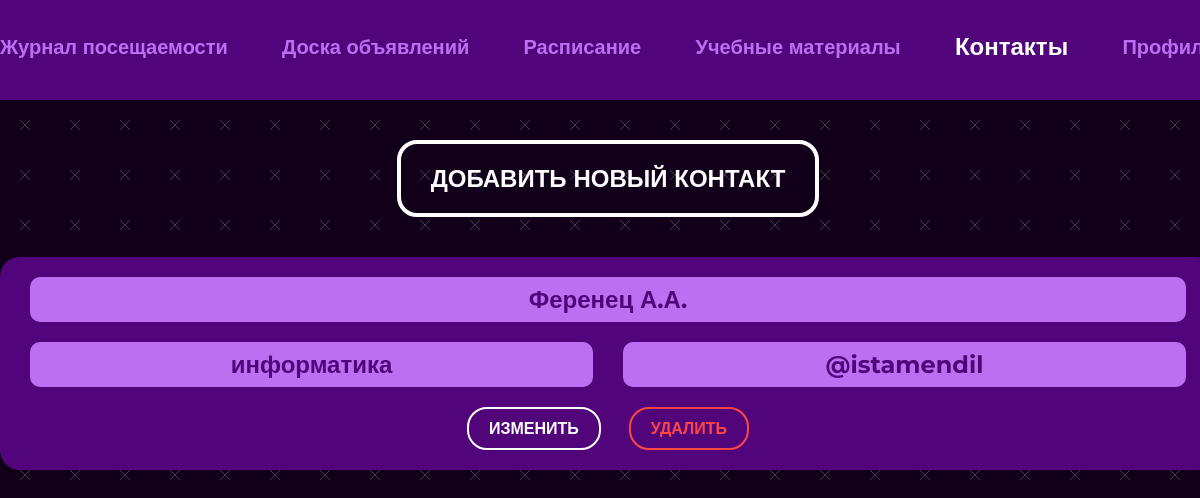
Page /contacts (signed in) on the committed database.
### main/models.py (models this page shows, shortened)
class Contact(models.Model):
    lesson = models.CharField(max_length=50, blank=True)
    teacher = models.CharField(max_length=100)
    contact = models.CharField(max_length=100)
    room = models.ForeignKey(Room, on_delete=models.CASCADE)

### main/views.py (the view)
# urls.py: path('contacts', views.contacts, name='contacts'),
@login_required()
def contacts(request):
    cur_student = get_student(request)
    contacts = Contact.objects.filter(room=cur_student.room).order_by('-id')
    contex = {
        'contacts': contacts,
        'navbar': 'contacts',
        'perm': get_perm(cur_student.permission)
    }
    return render(request, "main/contact.html", context=contex)

### main/views.py (called while the page is built)
def get_student(request):
    return Student.objects.get(user=request.user)

def get_perm(permission):
    if permission == 0:
        return False
    return True

### main/templates/main/contact.html (shortened to what this page needs)
{% extends 'main/base.html' %}
{% load static %}
{% block content %}
<div class="container">
          <div class="contact__container">
              {% if perm %}
            <button class="btn btn-modal">ДОБАВИТЬ НОВЫЙ КОНТАКТ</button>
              {% endif %}
              {% for elem in contacts %}
            <div class="contact__cell">
              <div class="contact__title">{{ elem.teacher }}</div>
              <div class="contact__info">
                <div class="contact__text">{{ elem.lesson }}</div>
                <div class="contact__text contact__randomname">{{ elem.contact }}
                </div>
              </div>
                {% if perm %}
              <div class="contact__btns">
                <button class="mini-btn btn-change" data-id="{{ elem.id }}">ИЗМЕНИТЬ</button>
                <form action="contacts/delete_data" method="post">
                    <input type="submit" class="mini-btn btn-cancel" data-id="{{ elem.id }}" value="УДАЛИТЬ">
                </form>
              </div>
                {% endif %}
            </div>
            {% endfor %}
          </div>
        </div>
{% endblock content %}

### main/static/main/css/main.css (style rules this page uses)
* { padding: 0; margin: 0; border: 0; }
*, *:before, *:after { -webkit-box-sizing: border-box; box-sizing: border-box; }
html, body { width: 100%; line-height: 1; font-size: 16px; -ms-text-size-adjust: 100%; -moz-text-size-adjust: 100%; -webkit-text-size-adjust: 100%; }
input, button, textarea { font-family: inherit; }
button { cursor: pointer; }
body { font-family: "Montserrat", sans-serif; background: url("./img/bg.jpg"); background-size: 50px; }
.btn { display: inline-block; padding: 20px 30px; background-color: transparent; border: 4px solid #FFFFFF; border-radius: 20px; font-weight: 700; font-size: 24px; color: #FFFFFF; -webkit-transition: all 0.5s; transition: all 0.5s; cursor: pointer; }
.container { width: 1216px; margin: 0 auto; }
.mini-btn { border: 2px solid #FFFFFF; border-radius: 20px; padding: 10px 20px; color: #FFFFFF; font-weight: 700; font-size: 16px; background-color: transparent; -webkit-transition: all 0.5s; transition: all 0.5s; }
.btn-cancel { border: 2px solid #FF4646; color: #FF4646; }
.contact__container { display: -webkit-box; display: -ms-flexbox; display: flex; -webkit-box-align: center; -ms-flex-align: center; align-items: center; gap: 40px; -webkit-box-orient: vertical; -webkit-box-direction: normal; -ms-flex-direction: column; flex-direction: column; }
.contact__cell { width: 1216px; background: #52057B; border-radius: 20px; display: -webkit-box; display: -ms-flexbox; display: flex; -webkit-box-orient: vertical; -webkit-box-direction: normal; -ms-flex-direction: column; flex-direction: column; gap: 20px; -webkit-box-align: center; -ms-flex-align: center; align-items: center; padding: 20px 30px; }
.contact__title { width: 1156px; background: #BC6FF1; border-radius: 10px; display: -webkit-box; display: -ms-flexbox; display: flex; -webkit-box-pack: center; -ms-flex-pack: center; justify-content: center; -webkit-box-align: center; -ms-flex-align: center; align-items: center; color: #52057B; font-weight: 700; font-size: 24px; height: 45px; }
.contact__info { display: -webkit-box; display: -ms-flexbox; display: flex; width: 100%; -webkit-box-pack: justify; -ms-flex-pack: justify; justify-content: space-between; }
.contact__text { width: 563px; height: 45px; background: #BC6FF1; border-radius: 10px; display: -webkit-box; display: -ms-flexbox; display: flex; -webkit-box-pack: center; -ms-flex-pack: center; justify-content: center; -webkit-box-align: center; -ms-flex-align: center; align-items: center; color: #52057B; font-weight: 700; font-size: 24px; }
.contact__btns { display: -webkit-box; display: -ms-flexbox; display: flex; gap: 28px; }

### rows in the picture
Contact: teacher "Ференец А.А.", lesson "информатика", contact "@istamendil"
